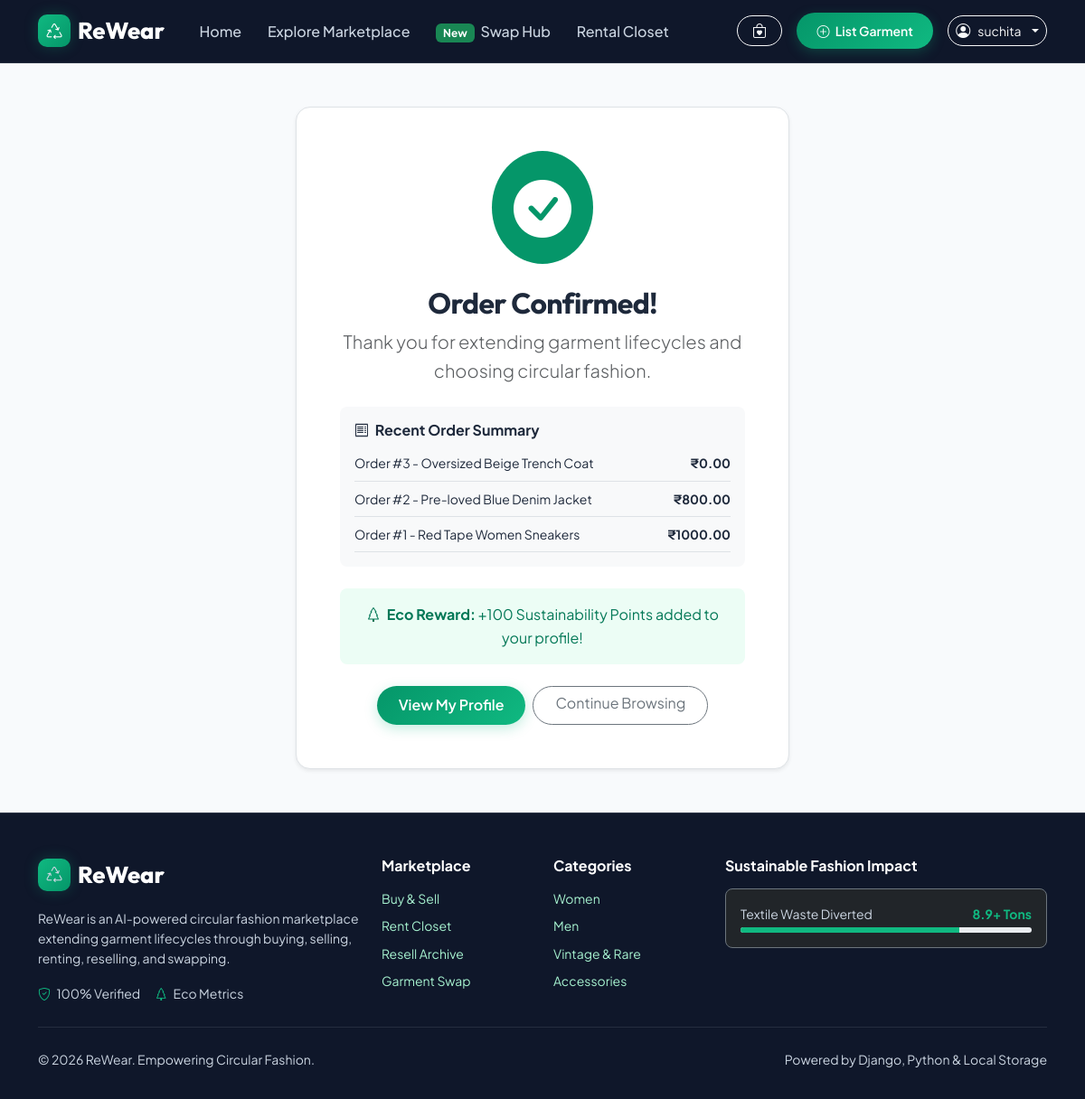
The page /order-success/ (signed in) on the database its author committed.
### marketplace/models.py (models this page shows, shortened)
class Order(models.Model):
    STATUS_CHOICES = [
        ('placed', 'Order Placed'),
        ('shipped', 'Shipped'),
        ('delivered', 'Delivered'),
        ('cancelled', 'Cancelled'),
    ]
    buyer = models.ForeignKey(User, on_delete=models.CASCADE, related_name='orders')
    listing = models.ForeignKey(Listing, on_delete=models.CASCADE)
    transaction_type = models.CharField(max_length=10, choices=Listing.LISTING_TYPE_CHOICES, default='sell')
    address = models.ForeignKey(DeliveryAddress, on_delete=models.SET_NULL, null=True)
    total_price = models.DecimalField(max_digits=10, decimal_places=2)
    status = models.CharField(max_length=20, choices=STATUS_CHOICES, default='placed')
    ordered_at = models.DateTimeField(auto_now_add=True)

class Listing(models.Model):
    CATEGORY_CHOICES = [
        ('women', 'Women'),
        ('men', 'Men'),
        ('kids', 'Kids'),
        ('unisex', 'Unisex'),
        ('accessories', 'Accessories'),
        ('vintage', 'Vintage & Rare'),
    ]
    LISTING_TYPE_CHOICES = [
        ('sell', 'Buy / Sell'),
        ('rent', 'Rent'),
        ('resell', 'Resell'),
        ('swap', 'Swap'),
    ]
    CONDITION_CHOICES = [
        ('brand_new', 'Brand New with Tags'),
        ('like_new', 'Like New / Excellent'),
        ('gently_used', 'Gently Used / Good'),
        ('upcycled', 'Fair / Upcycled'),
    ]
    seller = models.ForeignKey(User, on_delete=models.CASCADE, related_name='listings')
    category = models.CharField(max_length=20, choices=CATEGORY_CHOICES, default='women')
    title = models.CharField(max_length=255)
    description = models.TextField()
    brand = models.CharField(max_length=100, blank=True)
    size = models.CharField(max_length=50)
    condition = models.CharField(max_length=30, choices=CONDITION_CHOICES, default='like_new')
    condition_details = models.TextField(blank=True, help_text="Detailed note on wear, fabric care, dry-cleaned status")
    listing_type = models.CharField(max_length=10, choices=LISTING_TYPE_CHOICES, default='sell')
    sale_price = models.DecimalField(decimal_places=2, max_digits=10, null=True, blank=True)
    original_price = models.DecimalField(decimal_places=2, max_digits=10, null=True, blank=True)
    rental_price_per_day = models.DecimalField(decimal_places=2, max_digits=10, null=True, blank=True)
    security_deposit = models.DecimalField(decimal_places=2, max_digits=10, null=True, blank=True)
    swap_preferences = models.CharField(max_length=255, blank=True, help_text="What items seller wants in exchange")
    image = models.ImageField(upload_to='listings/', blank=True, null=True)
    is_available = models.BooleanField(default=True)
    co2_saved_kg = models.DecimalField(decimal_places=2, max_digits=6, default=6.20)
    water_saved_liters = models.DecimalField(decimal_places=2, max_digits=8, default=2700.00)
    waste_diverted_g = models.DecimalField(decimal_places=2, max_digits=8, default=450.00)
    sustainability_grade = models.CharField(max_length=5, default='A+')
    views_count = models.PositiveIntegerField(default=0)
    created_at = models.DateTimeField(auto_now_add=True)
    updated_at = models.DateTimeField(auto_now=True)

### marketplace/views.py (the view)
# urls.py: path('order-success/', views.order_success_view, name='order_success'),
@login_required
def order_success_view(request):
    latest_orders = Order.objects.filter(buyer=request.user).order_by('-ordered_at')[:4]
    return render(request, 'marketplace/order_success.html', {'orders': latest_orders})

### marketplace/context_processors.py (called while the page is built)
def cart_context(request):
    if request.user.is_authenticated:
        count = CartItem.objects.filter(user=request.user).count()
        profile, _ = UserProfile.objects.get_or_create(user=request.user)
        return {
            'cart_count': count,
            'user_profile': profile,
        }
    return {
        'cart_count': 0,
        'user_profile': None,
    }

### marketplace/templates/marketplace/order_success.html (shortened to what this page needs)
{% extends 'base.html' %}
{% block content %}
<div class="container py-5 text-center">
    <div class="row justify-content-center">
        <div class="col-lg-6">
            <div class="bg-white p-5 rounded-4 shadow-sm border">
                <div class="bg-emerald text-white rounded-circle d-inline-flex p-4 mb-4" style="background:#059669;">
                    <i class="bi bi-check-circle-fill display-3"></i>
                </div>
                <h2 class="fw-bold mb-2">Order Confirmed!</h2>
                <p class="lead text-muted mb-4">Thank you for extending garment lifecycles and choosing circular fashion.</p>
                <div class="p-3 bg-light rounded-3 text-start mb-4">
                    <h6 class="fw-bold mb-2"><i class="bi bi-receipt me-1"></i> Recent Order Summary</h6>
                    {% for order in orders %}
                        <div class="d-flex justify-content-between small border-bottom py-2">
                            <span>Order #{{ order.id }} - {{ order.listing.title }}</span>
                            <span class="fw-bold">₹{{ order.total_price }}</span>
                        </div>
                    {% endfor %}
                </div>
                <div class="alert alert-success border-0 rounded-3 mb-4" style="background:#ecfdf5; color:#047857;">
                    <i class="bi bi-tree me-1"></i> <strong>Eco Reward:</strong> +100 Sustainability Points added to your profile!
                </div>
                <div class="d-flex gap-2 justify-content-center">
                    <a href="{% url 'profile' %}" class="btn btn-rewear-primary rounded-pill px-4">View My Profile</a>
                    <a href="{% url 'catalog' %}" class="btn btn-outline-secondary rounded-pill px-4">Continue Browsing</a>
                </div>
            </div>
        </div>
    </div>
</div>
{% endblock %}

### marketplace/templates/base.html (shortened to what this page needs)
{% load static %}
<!DOCTYPE html>
<html lang="en">
<head>
    <link href="https://cdn.jsdelivr.net/npm/bootstrap@5.3.2/dist/css/bootstrap.min.css" rel="stylesheet">
    <link rel="stylesheet" href="https://cdn.jsdelivr.net/npm/bootstrap-icons@1.11.1/font/bootstrap-icons.css">
    <link rel="stylesheet" href="{% static 'css/style.css' %}">
</head>
<body>
    <nav class="navbar navbar-expand-lg rewear-navbar navbar-dark">
        <div class="container">
            <a class="rewear-brand" href="{% url 'home' %}">
                <span class="eco-icon"><i class="bi bi-recycle"></i></span>
                ReWear
            </a>
            <div class="collapse navbar-collapse" id="navbarContent">
                <ul class="navbar-nav me-auto mb-2 mb-lg-0 ms-lg-4">
                    <li class="nav-item">
                        <a class="nav-link" href="{% url 'home' %}">Home</a>
                    </li>
                    <li class="nav-item">
                        <a class="nav-link" href="{% url 'catalog' %}">Explore Marketplace</a>
                    </li>
                    <li class="nav-item">
                        <a class="nav-link" href="{% url 'catalog' %}?type=swap"><span class="badge bg-success me-1">New</span> Swap Hub</a>
                    </li>
                    <li class="nav-item">
                        <a class="nav-link" href="{% url 'catalog' %}?type=rent">Rental Closet</a>
                    </li>
                </ul>
                <div class="d-flex align-items-center gap-3">
                    <a href="{% url 'cart_view' %}" class="btn btn-outline-light position-relative btn-sm px-3 rounded-pill">
                        <i class="bi bi-bag-heart fs-6"></i>
                    </a>
                    {% if user.is_authenticated %}
                        <a href="{% url 'add_listing' %}" class="btn btn-rewear-primary btn-sm rounded-pill">
                            <i class="bi bi-plus-circle me-1"></i> List Garment
                        </a>
                        <div class="dropdown">
                            <button class="btn btn-outline-light btn-sm rounded-pill dropdown-toggle d-flex align-items-center gap-2" type="button" data-bs-toggle="dropdown">
                                <i class="bi bi-person-circle fs-6"></i>
                                <span>{{ user.first_name|default:user.username }}</span>
                            </button>
                        </div>
                    {% else %}
                        <a href="{% url 'login' %}" class="btn btn-outline-light btn-sm rounded-pill px-3">Log In</a>
                        <a href="{% url 'signup' %}" class="btn btn-rewear-primary btn-sm rounded-pill px-3">Sign Up</a>
                    {% endif %}
                </div>
            </div>
        </div>
    </nav>
    <main class="flex-grow-1">
        {% block content %}{% endblock %}
    </main>
    <footer>
        <div class="container">
            <div class="row g-4">
                <div class="col-lg-4">
                    <a class="rewear-brand mb-3" href="{% url 'home' %}">
                        <span class="eco-icon"><i class="bi bi-recycle"></i></span>
                        ReWear
                    </a>
                    <p class="small text-slate mt-2" style="color: #cbd5e1;">
                        ReWear is an AI-powered circular fashion marketplace extending garment lifecycles through buying, selling, renting, reselling, and swapping.
                    </p>
                    <div class="d-flex gap-3 text-light small">
                        <span style="color: #cbd5e1;"><i class="bi bi-shield-check me-1" style="color:#10b981;"></i> 100% Verified</span>
                        <span style="color: #cbd5e1;"><i class="bi bi-tree me-1" style="color:#10b981;"></i> Eco Metrics</span>
                    </div>
                </div>
                <div class="col-lg-2 col-6">
                    <h6 class="text-white mb-3 fw-bold">Marketplace</h6>
                    <ul class="list-unstyled small">
                        <li class="mb-2"><a href="{% url 'catalog' %}?type=sell">Buy & Sell</a></li>
                        <li class="mb-2"><a href="{% url 'catalog' %}?type=rent">Rent Closet</a></li>
                        <li class="mb-2"><a href="{% url 'catalog' %}?type=resell">Resell Archive</a></li>
                        <li class="mb-2"><a href="{% url 'catalog' %}?type=swap">Garment Swap</a></li>
                    </ul>
                </div>
                <div class="col-lg-2 col-6">
                    <h6 class="text-white mb-3 fw-bold">Categories</h6>
                    <ul class="list-unstyled small">
                        <li class="mb-2"><a href="{% url 'catalog' %}?category=women">Women</a></li>
                        <li class="mb-2"><a href="{% url 'catalog' %}?category=men">Men</a></li>
                        <li class="mb-2"><a href="{% url 'catalog' %}?category=vintage">Vintage & Rare</a></li>
                        <li class="mb-2"><a href="{% url 'catalog' %}?category=accessories">Accessories</a></li>
                    </ul>
                </div>
                <div class="col-lg-4">
                    <h6 class="text-white mb-3 fw-bold">Sustainable Fashion Impact</h6>
                    <div class="p-3 rounded-3 bg-dark border border-secondary text-white small">
                        <div class="d-flex justify-content-between mb-1">
                            <span style="color: #cbd5e1;">Textile Waste Diverted</span>
                            <span class="text-success fw-bold" style="color:#10b981 !important;">8.9+ Tons</span>
                        </div>
                        <div class="progress" style="height: 6px;">
                            <div class="progress-bar" role="progressbar" style="width: 75%; background:#10b981;" aria-valuenow="75" aria-valuemin="0" aria-valuemax="100"></div>
                        </div>
                    </div>
                </div>
            </div>
            <hr class="border-secondary my-4">
            <div class="d-flex flex-wrap justify-content-between align-items-center small" style="color: #cbd5e1;">
                <p class="mb-0" style="color: #cbd5e1;">&copy; 2026 ReWear. Empowering Circular Fashion.</p>
                <p class="mb-0" style="color: #cbd5e1;">Powered by Django, Python & Local Storage</p>
            </div>
        </div>
    </footer>
</body>
</html>

### marketplace/static/css/style.css (style rules this page uses)
:root { --primary-emerald: #059669; --primary-hover: #047857; --primary-light: #ecfdf5; --accent-mint: #10b981; --accent-glow: rgba(16, 185, 129, 0.25); --dark-slate: #0f172a; --card-bg: #ffffff; --body-bg: #f8fafc; --text-main: #1e293b; --text-muted: #64748b; --border-subtle: #e2e8f0; --glass-bg: rgba(255, 255, 255, 0.85); --glass-border: rgba(255, 255, 255, 0.4); --radius-lg: 16px; --radius-md: 12px; --shadow-sm: 0 2px 8px rgba(15, 23, 42, 0.04); --shadow-md: 0 10px 30px -5px rgba(15, 23, 42, 0.08); --shadow-lg: 0 20px 40px -10px rgba(5, 150, 105, 0.15); }
body { font-family: 'Plus Jakarta Sans', -apple-system, BlinkMacSystemFont, sans-serif; background-color: var(--body-bg); color: var(--text-main); line-height: 1.6; min-height: 100vh; display: flex; flex-direction: column; }
h1, h2, h3, h4, h5, .brand-font { font-family: 'Outfit', sans-serif; font-weight: 700; letter-spacing: -0.02em; }
.rewear-navbar { background: var(--dark-slate); backdrop-filter: blur(12px); padding: 0.85rem 0; position: sticky; top: 0; z-index: 1000; border-bottom: 1px solid rgba(255, 255, 255, 0.1); }
.rewear-brand { font-family: 'Outfit', sans-serif; font-weight: 800; font-size: 1.6rem; color: #ffffff !important; display: flex; align-items: center; gap: 0.5rem; text-decoration: none; }
.rewear-brand .eco-icon { background: linear-gradient(135deg, #10b981, #059669); color: white; width: 36px; height: 36px; border-radius: 10px; display: inline-flex; align-items: center; justify-content: center; font-size: 1.1rem; box-shadow: 0 0 15px var(--accent-glow); }
.nav-link { color: #cbd5e1 !important; font-weight: 500; padding: 0.5rem 0.9rem !important; border-radius: 8px; transition: all 0.2s ease; }
.btn-rewear-primary { background: linear-gradient(135deg, var(--primary-emerald), var(--accent-mint)); color: white !important; border: none; font-weight: 600; padding: 0.6rem 1.4rem; border-radius: 10px; box-shadow: 0 4px 14px var(--accent-glow); transition: all 0.25s ease; }
footer { margin-top: auto; background: var(--dark-slate); color: #e2e8f0; padding: 3rem 0 2rem 0; border-top: 1px solid rgba(255, 255, 255, 0.15); }
footer h5, footer h6 { color: #ffffff !important; font-weight: 700; }
footer p, footer span, footer label, footer div { color: #cbd5e1 !important; }
footer a { color: #a7f3d0 !important; text-decoration: none; transition: all 0.2s ease; }

### rows shown on the page
Order: id "3", listing "Oversized Beige Trench Coat", total_price "0.00"
Order: id "2", listing "Pre-loved Blue Denim Jacket", total_price "800.00"
Order: id "1", listing "Red Tape Women Sneakers", total_price "1000.00"

### other values the page prints
{{ user.first_name|default:user.username }} "suchita"
